Frame 1 (no input): blank canvas, image omitted
Frame 60 (the mouse pressed at the canvas centre just before this capture): blank canvas, image omitted
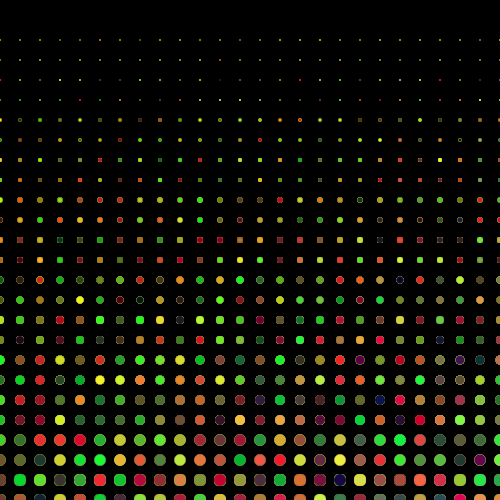
Frame 120 (the mouse held since frame 60 and released just before this capture)

The Processing sketch whose frames 1 and 60 were blank and that drew this single picture after the mouse press (run headless with seeded random() and noise(); from frame 60 on, the mouse is pressed at the canvas centre):

// Processing sketch: processing_88596
// ── processing_88596.pde

float x=10;
float y = 10;

void setup() {
  size(500,500);
  smooth();
  background(0);
}
 
 
void draw() {
  for (int i =0; i<width;i+= 2) {
    for(int j =0;j<height;j+= 2 ) {
      noStroke();
      fill(random(0,mouseY),random(0,mouseX),random(i,i+j));
      ellipse(x*j,y*i,mouseX*i/1000,mouseX*i/1000);
    }
  }
}
 
